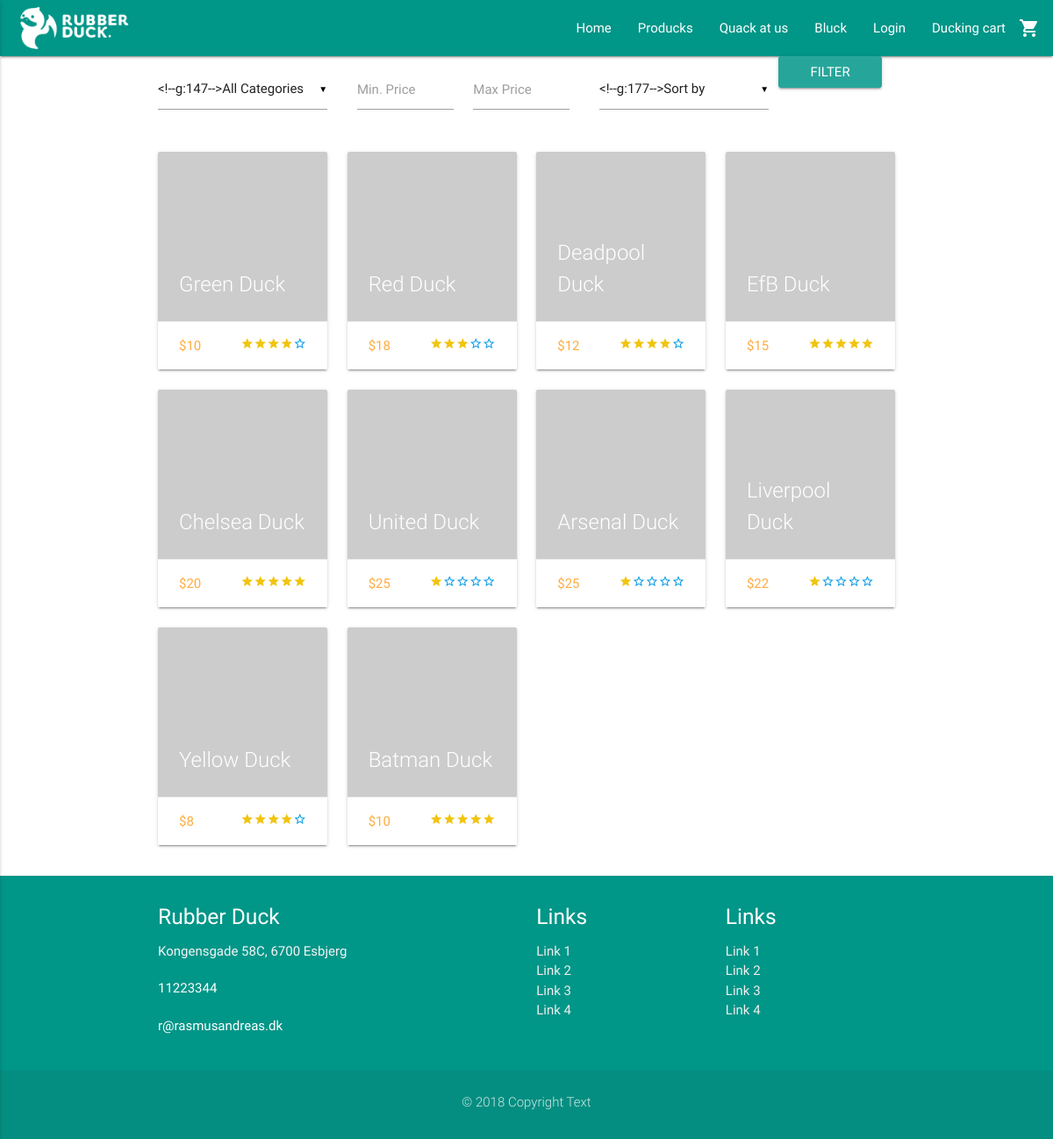
/products.php, run on the app's committed database.
### tables this page shows
CREATE TABLE BasicPageInfo (
  CVR int NOT NULL PRIMARY KEY,
  LogoURL varchar(255) NOT NULL,
  ShopName varchar(255) NOT NULL,
  MinimumDelivery int NULL,
  AboutUsText varchar(255) NULL,
  Email varchar(255) NULL,
  Phone int NULL,
  Street varchar(255) NULL,
  HouseNumber varchar(255) NULL,
  ZipCode int(20) NOT NULL  
);

CREATE TABLE ProductImg (
  ItemNumber varchar(255) NOT NULL,
  ImgID int NOT NULL,
  CONSTRAINT PK_DisplaysOnProduct PRIMARY KEY (ItemNumber, ImgID),
  FOREIGN KEY (ItemNumber) REFERENCES Product (ItemNumber),
  FOREIGN KEY (ImgID) REFERENCES ImgGallery (ImgID)
);

CREATE TABLE Product (
  ItemNumber varchar(255) NOT NULL PRIMARY KEY,
  ProductName varchar(255) NOT NULL,
  StockStatus int NOT NULL,
  ShortDescription varchar(255) NOT NULL,
  LongDescription varchar(255) NOT NULL,
  Price int NOT NULL,
  OfferPrice int NULL,
  SeoTitel varchar(255) NULL,
  MetaDescription varchar(255) NULL,
  ProductStatus boolean NOT NULL,
  UserEmail varchar(255) NOT NULL,  
  ProductCategoryID int NOT NULL  
);

CREATE TABLE ZipCode (
    ZipCode int(20) NOT NULL PRIMARY KEY,
    City varchar(255)
);

### includes/contactDAO.php (called while the page is built, shortened)
<?php
require_once ('connection.php');
    function getPageInfo() {
    global $connection;
        $pageInfo = mysqli_query($connection, "SELECT * FROM `BasicPageInfo`, `ZipCode`");
        $row = mysqli_fetch_assoc($pageInfo);
        return $row;
    }

### includes/loginCustomer/session.php (called while the page is built, shortened)
<?php
	function logged_in() {
		return isset($_SESSION['CustomerEmail']);
	}
?>

### products.php (the view, shortened to what this page needs)
<?php require_once('includes/header.php');
require_once('includes/productsDAO.php');
?>
<div class="container">
  <?php
  require_once('includes/filter.php');
  ?>
  <div class="row">
    <?php
    $prodResult = getProducts();
    while ($row = mysqli_fetch_array($prodResult)) {
      $itemNumber = $row["ItemNumber"];
    ?>
    <a href="product.php?item=<?php echo $itemNumber; ?>">
      <div class="col s12 m3">
        <div class="card">
          <div class="card-image">
            <img src="<?php echo $row["URL"]; ?>">
            <span class="card-title"><?php echo $row["ProductName"]; ?></span>
          </div>
          <div class="card-action">
            <p class="price">$<?php echo $row["Price"]; ?></p>
            <div class="stars right">
              <?php
                echo getReviewForProduct($itemNumber);
              ?>
            </div>
          </div>
        </div>
      </div>
    </a>
    <?php
  }
    ?>
  </div>
</div>
<?php require_once('includes/footer.php'); ?>

### includes/header.php (shortened to what this page needs)
<?php
require_once("includes/connection.php");
require_once("includes/loginCustomer/session.php");
require_once("contactDAO.php");
$pageInfo = getPageInfo();
?>
<!DOCTYPE html>
  <html>
    <html lang="da-DK">
    <head>
      <link type="text/css" rel="stylesheet" href="css/materialize.min.css"  media="screen,projection"/>
      <link type="text/css" rel="stylesheet" href="css/custom/custom.css" />
      <link type="text/css" rel="stylesheet" href="nouislider/nouislider.css" />
    </head>
    <body>
      <nav class="teal">
        <div class="nav-wrapper">
          <a href="index.php" class="brand-logo"><img class="responsive-img" style="max-height: 64px!important; padding: 4px 0!important;" src="<?php echo $pageInfo["LogoURL"]; ?>"></a>
          <ul class="right hide-on-med-and-down">
            <li><a href="index.php">Home</a></li>
            <li><a href="products.php">Producks</a></li>
            <li><a href="contact.php">Quack at us</a></li>
            <li><a href="blog.php">Bluck</a></li>
            <?php
              if (logged_in() == true) {
            ?>
            <li><a class="dropdown-button" href="" data-activates="dropdown1"><?php echo $_SESSION["FirstName"]; ?><i class="material-icons right">arrow_drop_down</i></a></li>
            <?php
              } else {
            ?>
            <li><a href="login.php">Login</a></li>
            <?php
              }
            ?>
            <li><a href="cart.php">Ducking cart<i class="material-icons right">shopping_cart</i></a></li>
          </ul>
        </div>
      </nav>

### includes/productsDAO.php (shortened to what this page needs)
<?php
require_once('connection.php');
$query = "SELECT * FROM `Product` INNER JOIN `ProductImg` ON Product.ItemNumber = ProductImg.ItemNumber
          INNER JOIN `ImgGallery` ON ProductImg.ImgID = ImgGallery.ImgID WHERE IsPrimary = true";
function getProducts() {
    global $connection, $query;
		$prodResult = mysqli_query($connection, $query);
    return $prodResult;
}
function getReviewForProduct($itemNumber) {
  global $connection;
  $ratingResult = mysqli_query($connection, "SELECT `Rating` FROM `Review` WHERE ItemNumber = $itemNumber");
  $rated = 0;
  $divide = 0;
  while ($ratingrow = mysqli_fetch_array($ratingResult)) {
    $rating = $ratingrow["Rating"];
    $rated = $rated + $rating;
    $divide = $divide + count($ratingResult);
  }
  $rated = $rated / $divide;
  $i = 1;
  $ratedRemaining = 5 - $rated;
  $i2 = 1;
  while ($i <= $rated) {
    echo "<i class='material-icons tiny rated'>star</i>";
    $i++;
  }
  while($i2 <= $ratedRemaining) {
      echo "<i class='material-icons tiny'>star_border</i>";
    $i2++;
  }
}
?>

### includes/footer.php (shortened to what this page needs)
<?php require_once ('contactDAO.php');
$pageInfo = getPageInfo();
?>
<footer class="page-footer teal">
      <div class="container">
        <div class="row">
          <div class="col s12 m4">
            <h5 class="white-text"><?php echo $pageInfo["ShopName"];?> </h5>
            <p class="grey-text text-lighten-4">
                <?php echo $pageInfo["Street"] . " " . $pageInfo["HouseNumber"] . ", " . $pageInfo["ZipCode"] . " " . $pageInfo["City"]; ?>
            </p>
              <p><?php echo $pageInfo["Phone"] ?></p>
              <p><?php echo $pageInfo["Email"] ?></p>
          </div>
          <div class="col s12 m3 offset-m2">
            <h5 class="white-text">Links</h5>
            <ul>
              <li><a class="grey-text text-lighten-3" href="#!">Link 1</a></li>
              <li><a class="grey-text text-lighten-3" href="#!">Link 2</a></li>
              <li><a class="grey-text text-lighten-3" href="#!">Link 3</a></li>
              <li><a class="grey-text text-lighten-3" href="#!">Link 4</a></li>
            </ul>
          </div>
          <div class="col s12 m3">
            <h5 class="white-text">Links</h5>
            <ul>
              <li><a class="grey-text text-lighten-3" href="#!">Link 1</a></li>
              <li><a class="grey-text text-lighten-3" href="#!">Link 2</a></li>
              <li><a class="grey-text text-lighten-3" href="#!">Link 3</a></li>
              <li><a class="grey-text text-lighten-3" href="#!">Link 4</a></li>
            </ul>
          </div>
        </div>
      </div>
      <div class="footer-copyright">
        <div class="container">
          <p class="center">&copy; 2018 Copyright Text</p>
        </div>
      </div>
    </footer>
  </body>
</html>

### css/custom/custom.css (style rules this page uses)
body { position: relative; }
p { margin-bottom: 20px; }
nav .brand-logo { display: inline-block; padding-left: 20px; }
.brand-logo { display: block; margin-right: 20px; }
footer { margin: 0; }
.rated { color: #f1c40f; }
.responsive-img { cursor: pointer; }
.price { color: #ffab40; -webkit-transition: color .3s ease; transition: color .3s ease; text-transform: uppercase; margin: 0 0 0 0; display: inline; }

### data on the page
basicpageinfo: LogoURL (picture), ShopName "Rubber Duck", Street "Kongensgade", HouseNumber "58C", ZipCode.ZipCode "6700", ZipCode.City "Esbjerg", Phone "11223344", Email "r@rasmusandreas.dk"
productimg: ItemNumber.ProductName "Green Duck", ItemNumber.Price "10"
productimg: ItemNumber.ProductName "Red Duck", ItemNumber.Price "18"
productimg: ItemNumber.ProductName "Deadpool Duck", ItemNumber.Price "12"
productimg: ItemNumber.ProductName "EfB Duck", ItemNumber.Price "15"
productimg: ItemNumber.ProductName "Chelsea Duck", ItemNumber.Price "20"
productimg: ItemNumber.ProductName "United Duck", ItemNumber.Price "25"
productimg: ItemNumber.ProductName "Arsenal Duck", ItemNumber.Price "25"
productimg: ItemNumber.ProductName "Liverpool Duck", ItemNumber.Price "22"
productimg: ItemNumber.ProductName "Yellow Duck", ItemNumber.Price "8"
productimg: ItemNumber.ProductName "Batman Duck", ItemNumber.Price "10"
